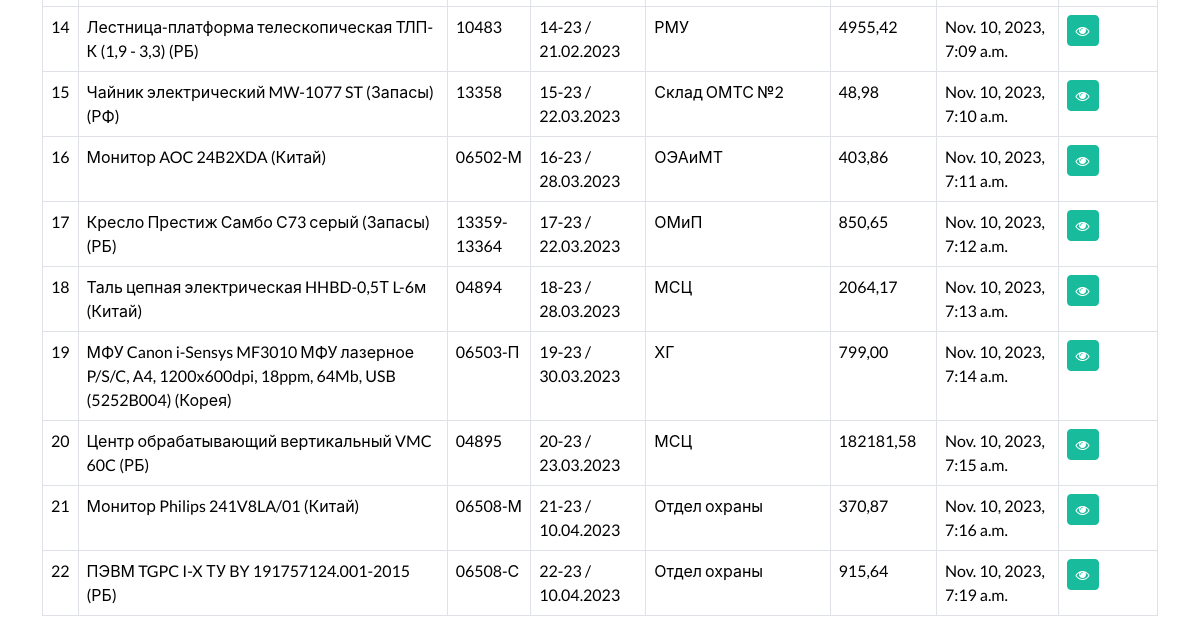
Before: /dashboard (signed in, lower part) with the older database file.
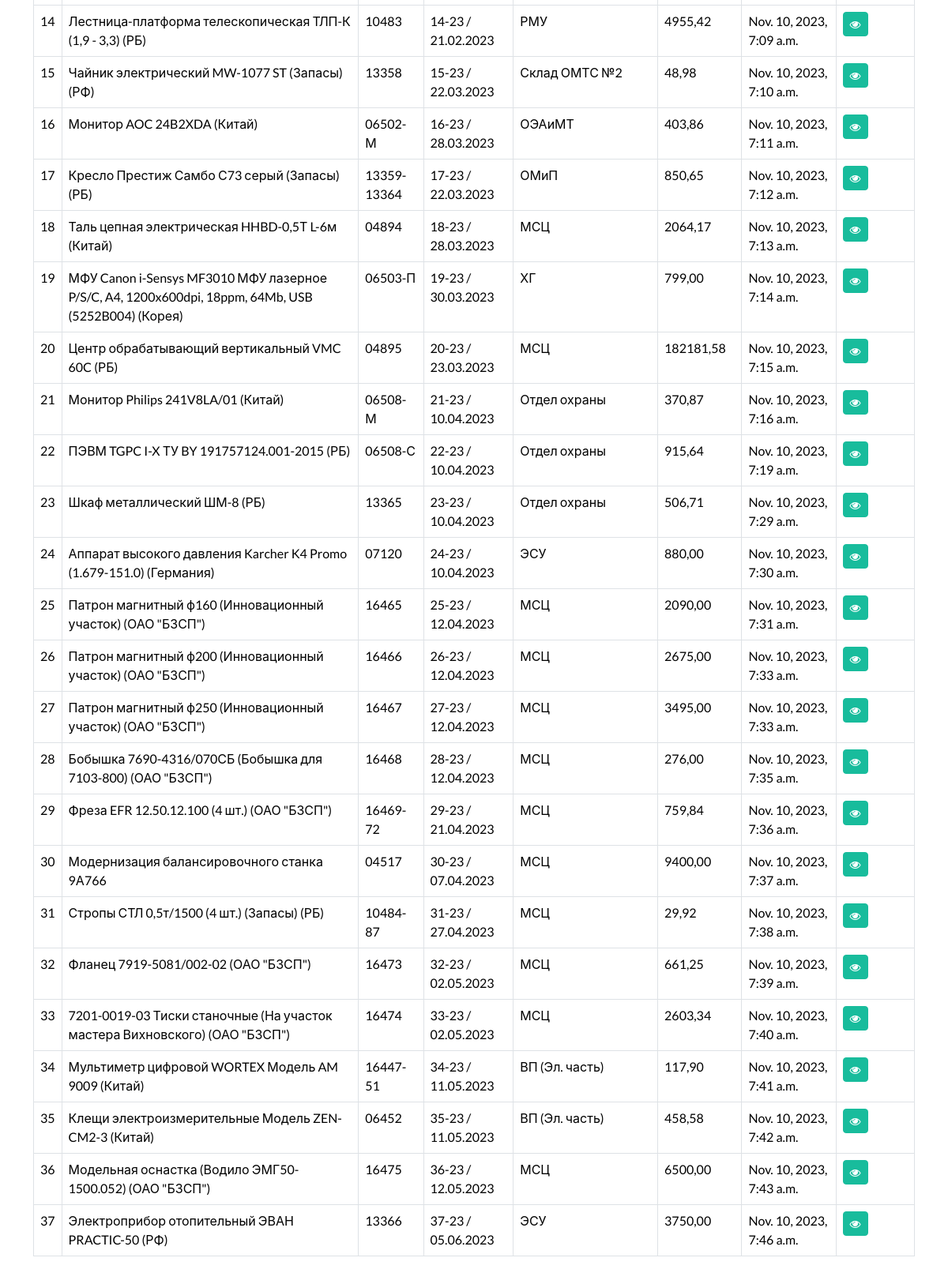
After: the same page with the newer database file.
### webapp/models.py (models this page shows, shortened)
class Record(models.Model):
    creation_date = models.DateTimeField(auto_now_add=True)
    first_name = models.CharField(max_length=100)
    inv_num = models.CharField(max_length=50)
    ser_num = models.CharField(max_length=50)
    place_pass = models.CharField(max_length=50)
    status_pass = models.CharField(max_length=50)

### webapp/views.py (the view)
# urls.py: path('dashboard', views.dashboard, name="dashboard"),
@login_required(login_url='my-login')
def dashboard(request):
    my_records = Record.objects.all()
    context = {'records': my_records}
    return render(request, 'webapp/dashboard.html', context=context)

### webapp/templates/webapp/dashboard.html (shortened to what this page needs)
{% extends 'webapp/base.html' %}
{% block content %}
    <table class="table table-hover table-bordered">
        <tbody>
        {% if records %}
            {% for record in records %}
            <tr>
                <td>{{record.id}}</td>
                <td>{{record.first_name}}</td>
                <td>{{record.inv_num}}</td>
                <td>{{record.ser_num}}</td>
                <td>{{record.place_pass}}</td>
                <td>{{record.status_pass}}</td>
                <td>{{record.creation_date}}</td>
                <td><a class="btn btn-success btn-sm" href="{% url 'record' record.id %}"> <i class="fa fa-eye" aria-hidden="true"></i> </a></td>
            </tr>
            {% endfor %}
        {% endif %}
        </tbody>
    </table>
{% endblock %}

### webapp/templates/webapp/base.html (shortened to what this page needs)
{% load static %}
<!DOCTYPE html>
<html>
  <head>
    <link rel="stylesheet" type="text/css" href="https://bootswatch.com/5/flatly/bootstrap.min.css">
    <link rel="stylesheet" type="text/css" href="{% static 'css/styles.css' %}">
    <link rel="stylesheet" href="https://cdnjs.cloudflare.com/ajax/libs/font-awesome/4.7.0/css/font-awesome.min.css">
  </head>
  <body>
    <div class="container">
      <br>
      {% block content %}
      {% endblock %}
    </div>
  </body>
</html>

Changed rows visible on the page:
added Record: id "23", first_name "Шкаф металлический ШМ-8 (РБ)", inv_num "13365", ser_num "23-23 / 10.04.2023", place_pass "Отдел охраны", status_pass "506,71", creation_date "Nov. 10, 2023, 7:29 a.m."
added Record: id "24", first_name "Аппарат высокого давления Karcher K4 Promo (1.679-151.0) (Германия)", inv_num "07120", ser_num "24-23 / 10.04.2023", place_pass "ЭСУ", status_pass "880,00", creation_date "Nov. 10, 2023, 7:30 a.m."
added Record: id "25", first_name "Патрон магнитный ф160 (Инновационный участок) (ОАО \"БЗСП\")", inv_num "16465", ser_num "25-23 / 12.04.2023", place_pass "МСЦ", status_pass "2090,00", creation_date "Nov. 10, 2023, 7:31 a.m."
added Record: id "26", first_name "Патрон магнитный ф200 (Инновационный участок) (ОАО \"БЗСП\")", inv_num "16466", ser_num "26-23 / 12.04.2023", place_pass "МСЦ", status_pass "2675,00", creation_date "Nov. 10, 2023, 7:33 a.m."
added Record: id "27", first_name "Патрон магнитный ф250 (Инновационный участок) (ОАО \"БЗСП\")", inv_num "16467", ser_num "27-23 / 12.04.2023", place_pass "МСЦ", status_pass "3495,00", creation_date "Nov. 10, 2023, 7:33 a.m."
added Record: id "28", first_name "Бобышка 7690-4316/070СБ (Бобышка для 7103-800) (ОАО \"БЗСП\")", inv_num "16468", ser_num "28-23 / 12.04.2023", place_pass "МСЦ", status_pass "276,00", creation_date "Nov. 10, 2023, 7:35 a.m."
added Record: id "29", first_name "Фреза EFR 12.50.12.100 (4 шт.) (ОАО \"БЗСП\")", inv_num "16469-72", ser_num "29-23 / 21.04.2023", place_pass "МСЦ", status_pass "759,84", creation_date "Nov. 10, 2023, 7:36 a.m."
added Record: id "30", first_name "Модернизация балансировочного станка 9А766", inv_num "04517", ser_num "30-23 / 07.04.2023", place_pass "МСЦ", status_pass "9400,00", creation_date "Nov. 10, 2023, 7:37 a.m."
added Record: id "31", first_name "Стропы СТЛ 0,5т/1500 (4 шт.) (Запасы) (РБ)", inv_num "10484-87", ser_num "31-23 / 27.04.2023", place_pass "МСЦ", status_pass "29,92", creation_date "Nov. 10, 2023, 7:38 a.m."
added Record: id "32", first_name "Фланец 7919-5081/002-02 (ОАО \"БЗСП\")", inv_num "16473", ser_num "32-23 / 02.05.2023", place_pass "МСЦ", status_pass "661,25", creation_date "Nov. 10, 2023, 7:39 a.m."
added Record: id "33", first_name "7201-0019-03 Тиски станочные (На участок мастера Вихновского) (ОАО \"БЗСП\")", inv_num "16474", ser_num "33-23 / 02.05.2023", place_pass "МСЦ", status_pass "2603,34", creation_date "Nov. 10, 2023, 7:40 a.m."
added Record: id "34", first_name "Мультиметр цифровой WORTEX Модель AM 9009 (Китай)", inv_num "16447-51", ser_num "34-23 / 11.05.2023", place_pass "ВП (Эл. часть)", status_pass "117,90", creation_date "Nov. 10, 2023, 7:41 a.m."
added Record: id "35", first_name "Клещи электроизмерительные Модель ZEN-CM2-3 (Китай)", inv_num "06452", ser_num "35-23 / 11.05.2023", place_pass "ВП (Эл. часть)", status_pass "458,58", creation_date "Nov. 10, 2023, 7:42 a.m."
added Record: id "36", first_name "Модельная оснастка (Водило ЭМГ50-1500.052) (ОАО \"БЗСП\")", inv_num "16475", ser_num "36-23 / 12.05.2023", place_pass "МСЦ", status_pass "6500,00", creation_date "Nov. 10, 2023, 7:43 a.m."
added Record: id "37", first_name "Электроприбор отопительный ЭВАН PRACTIC-50 (РФ)", inv_num "13366", ser_num "37-23 / 05.06.2023", place_pass "ЭСУ", status_pass "3750,00", creation_date "Nov. 10, 2023, 7:46 a.m."
